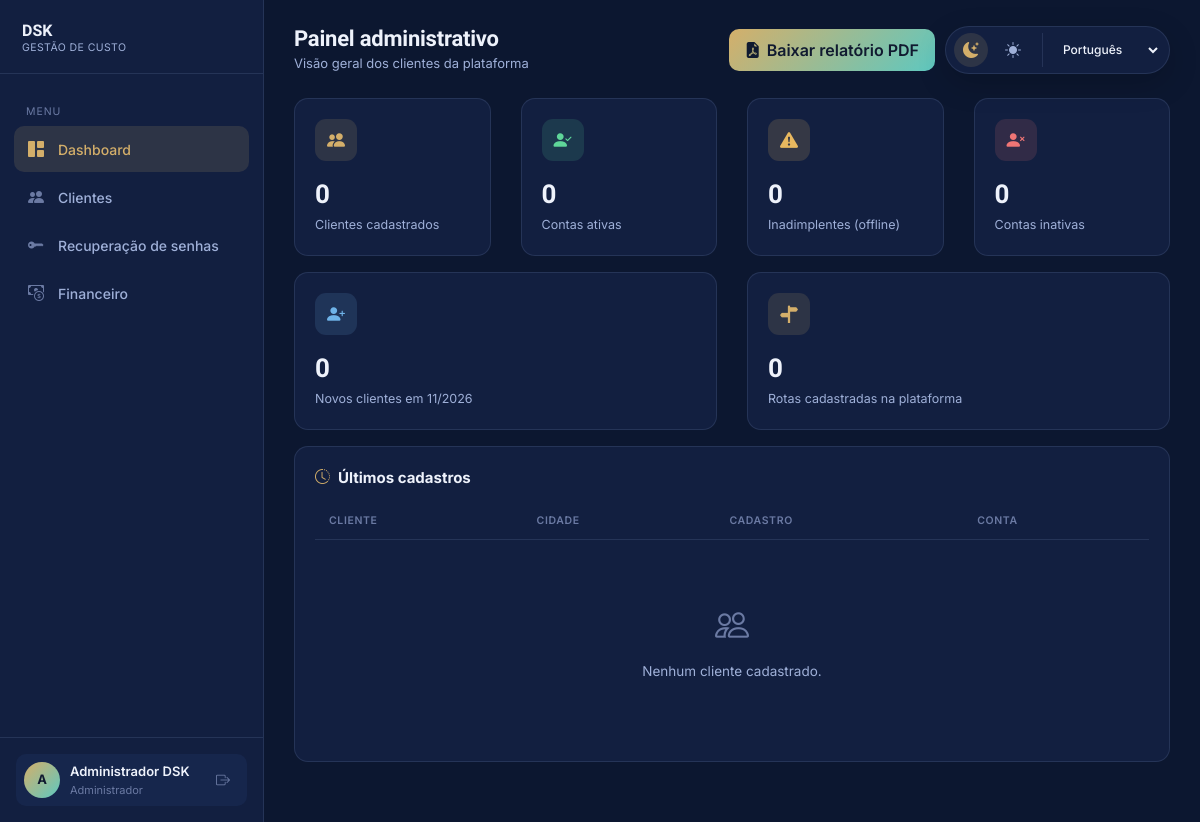
Page /admin/dashboard.php (signed in) on the committed database.
### tables this page shows
CREATE TABLE usuarios (
  id INT UNSIGNED NOT NULL AUTO_INCREMENT,
  nome VARCHAR(150) NOT NULL,
  email VARCHAR(150) NOT NULL,
  senha VARCHAR(255) NOT NULL,
  perfil ENUM('admin','cliente') NOT NULL DEFAULT 'cliente',
  admin_unico TINYINT GENERATED ALWAYS AS (CASE WHEN perfil = 'admin' THEN 1 ELSE NULL END) STORED,
  status ENUM('ativo','inadimplente','inativo') NOT NULL DEFAULT 'ativo',
  status_motivo VARCHAR(255) DEFAULT NULL,
  status_alterado_em DATETIME DEFAULT NULL,
  criado_em TIMESTAMP NULL DEFAULT CURRENT_TIMESTAMP,
  PRIMARY KEY (id),
  UNIQUE KEY uq_usuarios_email (email),
  UNIQUE KEY uq_usuarios_admin_unico (admin_unico),
  CONSTRAINT ck_usuarios_admin_principal CHECK (perfil <> 'admin' OR email = 'dsk.danillo@gmail.com')
);

### app/lib/helpers.php (called while the page is built, shortened)
<?php
function h(mixed $s): string
{
    return htmlspecialchars((string)$s, ENT_QUOTES | ENT_SUBSTITUTE, 'UTF-8');
}

### app/lib/db.php (called while the page is built, shortened)
<?php
function db(): PDO
{
    static $pdo = null;
    if ($pdo instanceof PDO) {
        return $pdo;
    }
    $host = getenv('DB_HOST') ?: '127.0.0.1';
    $name = getenv('DB_NAME') ?: 'projetoindividual';
    $user = getenv('DB_USER') ?: 'dsk';
    $pass = getenv('DB_PASS') ?: 'dsk123';
    $pdo = new PDO("mysql:host=$host;dbname=$name;charset=utf8mb4", $user, $pass, [
        PDO::ATTR_ERRMODE            => PDO::ERRMODE_EXCEPTION,
        PDO::ATTR_DEFAULT_FETCH_MODE => PDO::FETCH_ASSOC,
        PDO::ATTR_EMULATE_PREPARES   => false,
    ]);
    if (!$pdo->query("SHOW COLUMNS FROM rotas LIKE 'ida_volta'")->fetchColumn()) {
        $pdo->exec('ALTER TABLE rotas ADD COLUMN ida_volta TINYINT(1) NOT NULL DEFAULT 0 AFTER km');
    }
    if (!$pdo->query("SHOW COLUMNS FROM clientes LIKE 'consumo_km_l'")->fetchColumn()) {
        $pdo->exec('ALTER TABLE clientes ADD COLUMN consumo_km_l DECIMAL(6,2) DEFAULT NULL AFTER placa');
    }
    if (!$pdo->query("SHOW COLUMNS FROM clientes LIKE 'preco_combustivel'")->fetchColumn()) {
        $pdo->exec('ALTER TABLE clientes ADD COLUMN preco_combustivel DECIMAL(8,3) DEFAULT NULL AFTER consumo_km_l');
    }
    return $pdo;
}

### app/lib/auth.php (called while the page is built, shortened)
<?php
function current_user(): ?array
{
    $st = db()->prepare(
        'SELECT u.id, u.nome, u.email, u.perfil, u.status,
                c.id AS cliente_id, c.tipo_veiculo, c.modelo_veiculo, c.placa
           FROM usuarios u
           LEFT JOIN clientes c ON c.usuario_id = u.id
          WHERE u.id = ?'
    );
    $st->execute([$_SESSION['uid']]);
    $r = $st->fetch();
    return $user = ($r && $r['status'] === 'ativo') ? $r : null;
}
function require_login(string $perfil): array
{
    $u = current_user();
    return $u;
}

### app/lib/layout.php (the view, shortened to what this page needs)
<?php
function nav_items(string $perfil): array
{
    if ($perfil === 'admin') {
        return [
            ['/admin/dashboard.php', 'dashboard', 'bi-grid-1x2-fill', 'Dashboard'],
            ['/admin/clientes.php', 'clientes', 'bi-people-fill', 'Clientes'],
            ['/admin/recuperacoes-senha.php', 'recuperacoes-senha', 'bi-key-fill', 'Recuperação de senhas'],
            ['/admin/financeiro.php', 'financeiro', 'bi-cash-coin', 'Financeiro'],
        ];
    }
    return [
        ['/cliente/dashboard.php', 'dashboard', 'bi-grid-1x2-fill', 'Dashboard'],
        ['/cliente/dados-pessoais.php', 'dados-pessoais', 'bi-person-vcard-fill', 'Dados pessoais'],
        ['/cliente/rotas.php',     'rotas',     'bi-signpost-split-fill', 'Rotas'],
        ['/cliente/custos.php',    'custos',    'bi-fuel-pump-fill', 'Custos da rota'],
    ];
}
function html_head(string $title): void
{
    ?><!DOCTYPE html>
<html lang="pt-BR">
<head>
<link rel="stylesheet" href="https://cdn.jsdelivr.net/npm/bootstrap@4.6.2/dist/css/bootstrap.min.css">
<link rel="stylesheet" href="https://cdn.jsdelivr.net/npm/bootstrap-icons@1.11.3/font/bootstrap-icons.css">
<link rel="stylesheet" href="/assets/css/style.css">
</head>
<body>
<?php
}
function theme_switch(bool $inline = false): string
{
    return '<div class="theme-switch"' . ($inline ? ' style="position:static;"' : '') . '>
      <button type="button" data-theme-btn="dark" title="Tema noite"><i class="bi bi-moon-stars-fill"></i></button>
      <button type="button" data-theme-btn="light" title="Tema dia"><i class="bi bi-sun-fill"></i></button>
      <label class="language-switch">
        <span class="sr-only">Idioma</span>
        <select data-language-select aria-label="Idioma">
          <option value="pt">Português</option>
          <option value="en">English</option>
          <option value="es">Español</option>
        </select>
      </label>
    </div>';
}
function scripts_base(string $extra = ''): void
{
    ?>
</body>
</html>
<?php
}
function app_header(array $user, string $title, string $subtitle, string $active, string $right = ''): void
{
    html_head($title);
    $papel = $user['perfil'] === 'admin' ? 'Administrador' : 'Motorista parceiro';
    ?>
<div class="app-shell">
  <aside class="sidebar" id="sidebar">
    <div class="sidebar-head">
      <div>
        <p class="brand-title" style="font-size:16px;">DSK</p>
        <div class="brand-sub" style="font-size:10.5px;">Gestão de Custo</div>
      </div>
    </div>
    <nav class="sidebar-nav scrollbar-thin">
      <div class="nav-section-label">Menu</div>
      <?php foreach (nav_items($user['perfil']) as [$href, $key, $icon, $label]): ?>
        <a href="<?= h($href) ?>" class="nav-link <?= $key === $active ? 'active' : '' ?>"><i class="bi <?= h($icon) ?>"></i> <?= h($label) ?></a>
      <?php endforeach; ?>
    </nav>
    <div class="sidebar-foot">
      <div class="user-chip">
        <div class="av"><?= h(mb_strtoupper(mb_substr($user['nome'], 0, 1))) ?></div>
        <div style="min-width:0;">
          <div style="font-size:13px;font-weight:600;white-space:nowrap;overflow:hidden;text-overflow:ellipsis;"><?= h($user['nome']) ?></div>
          <div style="font-size:11px;color:var(--text-faint);"><?= h($papel) ?></div>
        </div>
        <a href="/logout.php" class="btn btn-sm ml-auto" style="color:var(--text-faint);" title="Sair"><i class="bi bi-box-arrow-right"></i></a>
      </div>
    </div>
  </aside>
  <main class="main-content">
    <div class="topbar">
      <div class="d-flex align-items-center">
        <div>
          <h1 class="page-title"><?= $title ?></h1>
          <div class="page-sub"><?= h($subtitle) ?></div>
        </div>
      </div>
      <div class="d-flex align-items-center" style="gap:10px;">
        <?= $right ?>
        <?= theme_switch(true) ?>
      </div>
    </div>
<?php
}
function app_footer(string $extraScripts = ''): void
{
    echo "  </main>\n</div>\n";
    scripts_base($extraScripts);
}

### public/admin/dashboard.php (shortened to what this page needs)
<?php
$u    = require_login('admin');
$pdo  = db();
$val = function (string $sql, array $p = []) use ($pdo) {
    $st = $pdo->prepare($sql);
    $st->execute($p);
    return $st->fetchColumn();
};
$total    = (int)$val("SELECT COUNT(*) FROM usuarios WHERE perfil = 'cliente'");
$ativos   = (int)$val("SELECT COUNT(*) FROM usuarios WHERE perfil = 'cliente' AND status = 'ativo'");
$inadimp  = (int)$val("SELECT COUNT(*) FROM usuarios WHERE perfil = 'cliente' AND status = 'inadimplente'");
$inativos = (int)$val("SELECT COUNT(*) FROM usuarios WHERE perfil = 'cliente' AND status = 'inativo'");
$novosMes = (int)$val("SELECT COUNT(*) FROM usuarios WHERE perfil = 'cliente' AND criado_em >= ?", [date('Y-m-01') . ' 00:00:00']);
$rotas    = (int)$val('SELECT COUNT(*) FROM rotas');
$ultimos = $pdo->query("SELECT u.id, u.nome, u.status, u.criado_em, c.cidade
                          FROM usuarios u LEFT JOIN clientes c ON c.usuario_id = u.id
                         WHERE u.perfil = 'cliente' ORDER BY u.criado_em DESC, u.id DESC LIMIT 6")->fetchAll();
$relatorio = '<a href="/admin/relatorio-clientes.php" class="btn btn-accent px-3" style="height:42px;display:inline-flex;align-items:center;justify-content:center;gap:6px;"><i class="bi bi-file-earmark-pdf-fill"></i> Baixar relatório PDF</a>';
app_header($u, 'Painel administrativo', 'Visão geral dos clientes da plataforma', 'dashboard', $relatorio);
?>
<div class="row">
  <?php foreach ([
      ['',             'bi-people-fill',                'Clientes cadastrados',     $total,    ''],
      ['ativo',        'bi-person-check-fill',          'Contas ativas',            $ativos,   'color:var(--success);background:rgba(95,214,153,.14);'],
      ['inadimplente', 'bi-exclamation-triangle-fill',  'Inadimplentes (offline)',  $inadimp,  'color:var(--warning);background:rgba(232,184,95,.16);'],
      ['inativo',      'bi-person-x-fill',              'Contas inativas',          $inativos, 'color:var(--danger);background:rgba(239,117,117,.14);'],
  ] as [$filtro, $ic, $lb, $vl, $estilo]): ?>
  <div class="col-6 col-lg-3 mb-3">
    <a class="kpi-link" href="/admin/clientes.php<?= $filtro ? '?status=' . h($filtro) : '' ?>">
      <div class="dsk-card kpi-card">
        <div class="kpi-icon" <?= $estilo ? 'style="' . $estilo . '"' : '' ?>><i class="bi <?= $ic ?>"></i></div>
        <p class="kpi-value"><?= $vl ?></p>
        <div class="kpi-label"><?= h($lb) ?></div>
      </div>
    </a>
  </div>
  <?php endforeach; ?>
</div>
<div class="row">
  <div class="col-6 col-md-6 mb-3"><div class="dsk-card kpi-card">
    <div class="kpi-icon" style="color:var(--info);background:rgba(111,179,232,.14);"><i class="bi bi-person-plus-fill"></i></div>
    <p class="kpi-value"><?= $novosMes ?></p><div class="kpi-label">Novos clientes em <?= h(date('m/Y')) ?></div>
  </div></div>
  <div class="col-6 col-md-6 mb-3"><div class="dsk-card kpi-card">
    <div class="kpi-icon"><i class="bi bi-signpost-split-fill"></i></div>
    <p class="kpi-value"><?= $rotas ?></p><div class="kpi-label">Rotas cadastradas na plataforma</div>
  </div></div>
</div>
<div class="dsk-card">
  <div class="section-title"><i class="bi bi-clock-history"></i> Últimos cadastros</div>
  <div class="table-responsive">
    <table class="table-dsk compact">
      <thead><tr><th>Cliente</th><th>Cidade</th><th>Cadastro</th><th>Conta</th></tr></thead>
      <tbody>
      <?php foreach ($ultimos as $c): ?>
        <tr data-href="/admin/clientes.php?editar=<?= (int)$c['id'] ?>">
          <td><a class="name-link" href="/admin/clientes.php?editar=<?= (int)$c['id'] ?>"><?= h($c['nome']) ?></a></td>
          <td class="text-dim"><?= h($c['cidade']) ?></td>
          <td class="font-mono"><?= h(date_br($c['criado_em'])) ?></td>
          <td><?= badge_conta($c['status']) ?></td>
        </tr>
      <?php endforeach; if (!$ultimos): ?>
        <tr><td colspan="4"><div class="empty-state"><i class="bi bi-people"></i>Nenhum cliente cadastrado.</div></td></tr>
      <?php endif; ?>
      </tbody>
    </table>
  </div>
</div>
<?php app_footer();

### rows in the picture
usuarios: nome "A", nome "Administrador DSK", perfil "Administrador"

### other values in the picture
$label "Dashboard"
$label "Clientes"
$label "Recuperação de senhas"
$label "Financeiro"
$title "Painel administrativo"
$subtitle "Visão geral dos clientes da plataforma"
$vl "0"
$lb "Clientes cadastrados"
$lb "Contas ativas"
$lb "Inadimplentes (offline)"
$lb "Contas inativas"
$novosMes "0"
$rotas "0"
